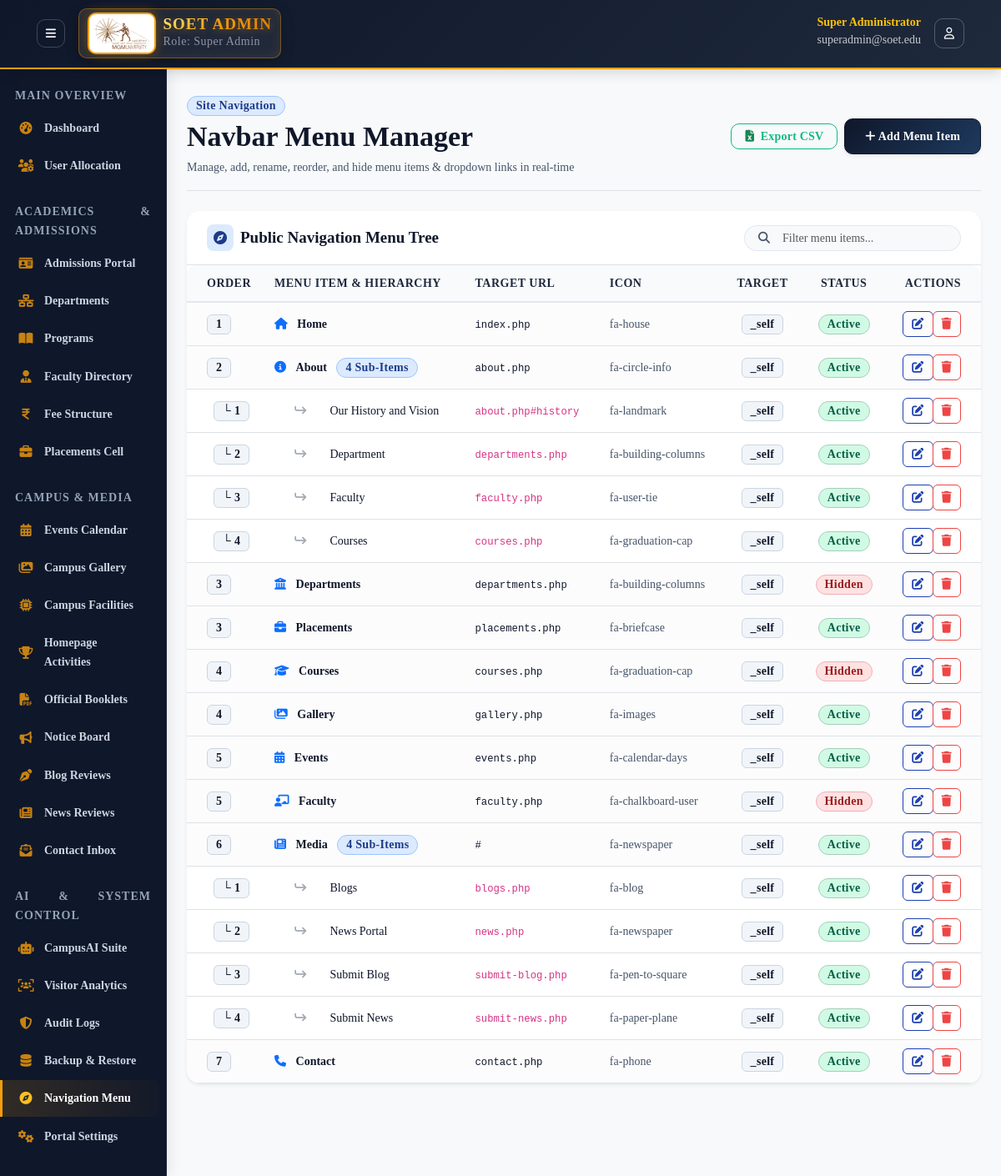
The page /admin/modules/navigation.php (signed in) on the database its author committed.
### tables this page shows
CREATE TABLE `navigation_menu` (
  `id` int(11) NOT NULL AUTO_INCREMENT,
  `title` varchar(100) NOT NULL,
  `url` varchar(255) NOT NULL,
  `target` varchar(20) DEFAULT '_self',
  `icon` varchar(50) DEFAULT NULL,
  `parent_id` int(11) DEFAULT NULL,
  `sort_order` int(11) DEFAULT 0,
  `is_active` tinyint(1) DEFAULT 1,
  `is_system` tinyint(1) DEFAULT 0,
  `created_at` timestamp NOT NULL DEFAULT current_timestamp(),
  `updated_at` timestamp NOT NULL DEFAULT current_timestamp() ON UPDATE current_timestamp(),
  PRIMARY KEY (`id`),
  KEY `parent_id` (`parent_id`),
  CONSTRAINT `navigation_menu_ibfk_1` FOREIGN KEY (`parent_id`) REFERENCES `navigation_menu` (`id`) ON DELETE CASCADE
);

### admin/modules/navigation.php (the view, shortened to what the rows shown need)
<?php
$db = Database::getInstance();
$action = $_GET['action'] ?? 'list';
$edit_item = null;
include_once __DIR__ . '/../includes/header.php';
$parentCandidates = $db->fetchAll("SELECT id, title FROM navigation_menu WHERE parent_id IS NULL ORDER BY sort_order ASC, title ASC");
$mainMenuItems = $db->fetchAll("SELECT * FROM navigation_menu WHERE parent_id IS NULL ORDER BY sort_order ASC, title ASC");
$allSubItems = $db->fetchAll("SELECT * FROM navigation_menu WHERE parent_id IS NOT NULL ORDER BY sort_order ASC, title ASC");
$subItemsByParent = [];
foreach ($allSubItems as $sub) {
    $subItemsByParent[$sub['parent_id']][] = $sub;
}
?>
<div class="d-flex justify-content-between align-items-center pt-2 pb-3 mb-4 border-bottom flex-wrap gap-2">
    <div>
        <h2 class="font-display fw-extrabold text-dark mb-1">Navbar Menu Manager</h2>
    </div>
</div>
<?php if ($action === 'add' || $action === 'edit'): ?>
    <div class="row justify-content-center">
        <div class="col-lg-8">
            <div class="card border-0 shadow-sm rounded-4 bg-white p-4 mb-4">
                <h5 class="fw-bold text-dark border-bottom pb-3 mb-4 font-display">
                    <i class="fa-solid <?php echo $edit_item ? 'fa-pen-to-square' : 'fa-plus'; ?> text-primary me-2"></i>
                    <?php echo $edit_item ? 'Edit Navigation Menu Item' : 'Add New Navigation Menu Item'; ?>
                </h5>
                <form method="POST" action="navigation.php">
                    <?php echo Security::csrfField(); ?>
                    <?php if ($edit_item): ?>
                        <input type="hidden" name="nav_id" value="<?php echo $edit_item['id']; ?>">
                    <?php endif; ?>
                    <div class="row g-3">
                        <div class="col-md-6">
                            <label class="form-label font-semibold text-dark">Menu Title <span class="text-danger">*</span></label>
                            <input type="text" name="title" class="form-control rounded-3" placeholder="e.g. Scholarships, Research" value="<?php echo htmlspecialchars($edit_item['title'] ?? ''); ?>" required>
                        </div>
                        <div class="col-md-6">
                            <label class="form-label font-semibold text-dark">URL / Link Path <span class="text-danger">*</span></label>
                            <input type="text" name="url" class="form-control rounded-3" placeholder="e.g. courses.php or https://..." value="<?php echo htmlspecialchars($edit_item['url'] ?? ''); ?>" required>
                            <small class="text-muted" style="font-size: 14px;">Use <code>#</code> for dropdown headers</small>
                        </div>
                        <div class="col-md-6">
                            <label class="form-label font-semibold text-dark">Parent Dropdown Category</label>
                            <select name="parent_id" class="form-select rounded-3">
                                <option value="">-- Top-Level Item (Main Navbar Bar) --</option>
                                <?php foreach ($parentCandidates as $pc): ?>
                                    <?php if ($edit_item && $pc['id'] == $edit_item['id']) continue; ?>
                                    <option value="<?php echo $pc['id']; ?>" <?php echo ($edit_item && $edit_item['parent_id'] == $pc['id']) ? 'selected' : ''; ?>>
                                        Dropdown under: <?php echo htmlspecialchars($pc['title']); ?>
                                    </option>
                                <?php endforeach; ?>
                            </select>
                        </div>
                        <div class="col-md-6">
                            <label class="form-label font-semibold text-dark">FontAwesome Icon Class</label>
                            <input type="text" name="icon" class="form-control rounded-3" placeholder="e.g. fa-graduation-cap, fa-house" value="<?php echo htmlspecialchars($edit_item['icon'] ?? ''); ?>">
                        </div>
                        <div class="col-md-6">
                            <label class="form-label font-semibold text-dark">Sort Order (Lower appears first)</label>
                            <input type="number" name="sort_order" class="form-control rounded-3" value="<?php echo (int)($edit_item['sort_order'] ?? 10); ?>">
                        </div>
                        <div class="col-md-6">
                            <label class="form-label font-semibold text-dark">Link Target</label>
                            <select name="target" class="form-select rounded-3">
                                <option value="_self" <?php echo ($edit_item && $edit_item['target'] === '_self') ? 'selected' : ''; ?>>Same Window (_self)</option>
                                <option value="_blank" <?php echo ($edit_item && $edit_item['target'] === '_blank') ? 'selected' : ''; ?>>New Tab (_blank)</option>
                            </select>
                        </div>
                        <div class="col-12 mt-3 pt-2">
                            <div class="form-check form-switch">
                                <input class="form-check-input" type="checkbox" name="is_active" id="isActive" <?php echo (!$edit_item || $edit_item['is_active']) ? 'checked' : ''; ?>>
                                <label class="form-check-label font-semibold text-dark" for="isActive">Visible in Public Navbar</label>
                            </div>
                        </div>
                        <div class="col-12 text-end mt-4 pt-3 border-top">
                            <a href="navigation.php" class="btn btn-outline-secondary rounded-pill px-4 me-2">Cancel</a>
                            <button type="submit" name="save_nav_item" class="btn btn-primary rounded-pill px-4 py-2 font-semibold shadow-sm hover-lift">
                                <i class="fa-solid fa-floppy-disk me-1.5"></i> Save Menu Item
                            </button>
                        </div>
                    </div>
                </form>
            </div>
        </div>
    </div>
<?php else: ?>
    <div class="card border-0 shadow-sm rounded-4 bg-white overflow-hidden mb-4">
        <div class="card-body p-0">
            <div class="table-responsive">
                <table class="table table-hover align-middle mb-0" id="navTable">
                    <thead class="table-light">
                        <tr>
                            <th class="ps-4" style="width: 80px;">Order</th>
                            <th>Menu Item &amp; Hierarchy</th>
                            <th>Target URL</th>
                            <th>Icon</th>
                            <th class="text-center">Target</th>
                            <th class="text-center">Status</th>
                            <th class="text-end pe-4">Actions</th>
                        </tr>
                    </thead>
                    <tbody>
                        <?php if (empty($mainMenuItems)): ?>
                            <tr>
                                <td colspan="7" class="text-center py-5 text-muted">
                                    <i class="fa-solid fa-compass display-6 text-secondary opacity-40 mb-3 d-block"></i>
                                    No navigation items configured.
                                </td>
                            </tr>
                        <?php else: ?>
                            <?php foreach ($mainMenuItems as $main): ?>
                                <?php $hasSub = isset($subItemsByParent[$main['id']]); ?>
                                <tr class="bg-light-subtle">
                                    <td class="ps-4"><span class="badge bg-light text-dark border font-monospace"><?php echo $main['sort_order']; ?></span></td>
                                    <td>
                                        <i class="fa-solid <?php echo !empty($main['icon']) ? htmlspecialchars($main['icon']) : 'fa-link'; ?> me-2 text-primary"></i>
                                        <span class="fw-bold text-dark"><?php echo htmlspecialchars($main['title']); ?></span>
                                        <?php if ($hasSub): ?>
                                            <span class="badge bg-primary-subtle text-primary border border-primary-subtle rounded-pill ms-2" style="font-size: 14px;"><?php echo count($subItemsByParent[$main['id']]); ?> Sub-Items</span>
                                        <?php endif; ?>
                                    </td>
                                    <td><code class="text-dark"><?php echo htmlspecialchars($main['url']); ?></code></td>
                                    <td><small class="text-muted"><?php echo htmlspecialchars($main['icon'] ?? '—'); ?></small></td>
                                    <td class="text-center"><span class="badge bg-light text-muted border font-monospace"><?php echo $main['target']; ?></span></td>
                                    <td class="text-center">
                                        <a href="navigation.php?toggle_status=1&id=<?php echo $main['id']; ?>" class="badge border text-decoration-none rounded-pill px-2.5 py-1 <?php echo $main['is_active'] ? 'bg-success-subtle text-success border-success-subtle' : 'bg-danger-subtle text-danger border-danger-subtle'; ?>">
                                            <?php echo $main['is_active'] ? 'Active' : 'Hidden'; ?>
                                        </a>
                                    </td>
                                    <td class="text-end pe-4">
                                        <div class="btn-group btn-group-sm">
                                            <a href="navigation.php?action=edit&id=<?php echo $main['id']; ?>" class="btn btn-outline-primary rounded-start-pill px-2.5" title="Edit"><i class="fa-solid fa-pen-to-square"></i></a>
                                            <button class="btn btn-outline-danger rounded-end-pill px-2.5" onclick="confirmDeleteNav(<?php echo $main['id']; ?>, '<?php echo addslashes(htmlspecialchars($main['title'])); ?>')" title="Delete"><i class="fa-solid fa-trash"></i></button>
                                        </div>
                                    </td>
                                </tr>
                                <?php if ($hasSub): ?>
                                    <?php foreach ($subItemsByParent[$main['id']] as $sub): ?>
                                        <tr>
                                            <td class="ps-4 text-muted small"><span class="badge bg-light text-muted border font-monospace ms-2">└ <?php echo $sub['sort_order']; ?></span></td>
                                            <td class="ps-4">
                                                <i class="fa-solid fa-arrow-turn-up fa-rotate-90 me-2 text-muted opacity-50 ms-3"></i>
                                                <i class="fa-solid <?php echo !empty($sub['icon']) ? htmlspecialchars($sub['icon']) : 'fa-angle-right'; ?> me-1 text-secondary small"></i>
                                                <span class="fw-medium text-dark"><?php echo htmlspecialchars($sub['title']); ?></span>
                                            </td>
                                            <td><code><?php echo htmlspecialchars($sub['url']); ?></code></td>
                                            <td><small class="text-muted"><?php echo htmlspecialchars($sub['icon'] ?? '—'); ?></small></td>
                                            <td class="text-center"><span class="badge bg-light text-muted border font-monospace"><?php echo $sub['target']; ?></span></td>
                                            <td class="text-center">
                                                <a href="navigation.php?toggle_status=1&id=<?php echo $sub['id']; ?>" class="badge border text-decoration-none rounded-pill px-2.5 py-1 <?php echo $sub['is_active'] ? 'bg-success-subtle text-success border-success-subtle' : 'bg-danger-subtle text-danger border-danger-subtle'; ?>">
                                                    <?php echo $sub['is_active'] ? 'Active' : 'Hidden'; ?>
                                                </a>
                                            </td>
                                            <td class="text-end pe-4">
                                                <div class="btn-group btn-group-sm">
                                                    <a href="navigation.php?action=edit&id=<?php echo $sub['id']; ?>" class="btn btn-outline-primary rounded-start-pill px-2.5"><i class="fa-solid fa-pen-to-square"></i></a>
                                                    <button class="btn btn-outline-danger rounded-end-pill px-2.5" onclick="confirmDeleteNav(<?php echo $sub['id']; ?>, '<?php echo addslashes(htmlspecialchars($sub['title'])); ?>')"><i class="fa-solid fa-trash"></i></button>
                                                </div>
                                            </td>
                                        </tr>
                                    <?php endforeach; ?>
                                <?php endif; ?>
                            <?php endforeach; ?>
                        <?php endif; ?>
                    </tbody>
                </table>
            </div>
        </div>
    </div>
<?php endif; ?>
<?php include_once __DIR__ . '/../includes/footer.php'; ?>

### rows shown on the page
navigation_menu: sort_order "1", title "Home", url "index.php", icon "fa-house", target "_self", is_active "Active"
navigation_menu: sort_order "2", title "About", id "4", url "about.php", icon "fa-circle-info", target "_self", is_active "Active"
navigation_menu: sort_order "1", title "Our History and Vision", url "about.php#history", icon "fa-landmark", target "_self", is_active "Active"
navigation_menu: sort_order "2", title "Department", url "departments.php", icon "fa-building-columns", target "_self", is_active "Active"
navigation_menu: sort_order "3", title "Faculty", url "faculty.php", icon "fa-user-tie", target "_self", is_active "Active"
navigation_menu: sort_order "4", title "Courses", url "courses.php", icon "fa-graduation-cap", target "_self", is_active "Active"
navigation_menu: sort_order "3", title "Departments", url "departments.php", icon "fa-building-columns", target "_self", is_active "Hidden"
navigation_menu: sort_order "3", title "Placements", url "placements.php", icon "fa-briefcase", target "_self", is_active "Active"
navigation_menu: sort_order "4", title "Courses", url "courses.php", icon "fa-graduation-cap", target "_self", is_active "Hidden"
navigation_menu: sort_order "4", title "Gallery", url "gallery.php", icon "fa-images", target "_self", is_active "Active"
navigation_menu: sort_order "5", title "Events", url "events.php", icon "fa-calendar-days", target "_self", is_active "Active"
navigation_menu: sort_order "5", title "Faculty", url "faculty.php", icon "fa-chalkboard-user", target "_self", is_active "Hidden"
navigation_menu: sort_order "6", title "Media", id "4", url "#", icon "fa-newspaper", target "_self", is_active "Active"
navigation_menu: sort_order "1", title "Blogs", url "blogs.php", icon "fa-blog", target "_self", is_active "Active"
navigation_menu: sort_order "2", title "News Portal", url "news.php", icon "fa-newspaper", target "_self", is_active "Active"
navigation_menu: sort_order "3", title "Submit Blog", url "submit-blog.php", icon "fa-pen-to-square", target "_self", is_active "Active"
navigation_menu: sort_order "4", title "Submit News", url "submit-news.php", icon "fa-paper-plane", target "_self", is_active "Active"
navigation_menu: sort_order "7", title "Contact", url "contact.php", icon "fa-phone", target "_self", is_active "Active"

### other values the page prints
$user['role_name'] "Super Admin"
$user['full_name'] "Super Administrator"
$user['email'] "superadmin@soet.edu"
